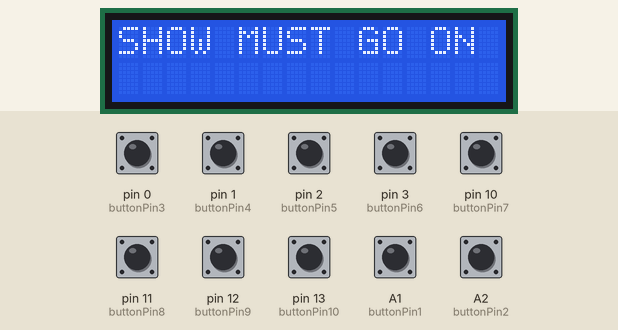
Bench run of a sketch on a simulated Arduino Leonardo, built with avr-gcc and run on an emulated ATmega32U4. On the bench: 16×2 character LCD. The inputs (shaded band) are chosen by the test bench; at power-on: A1 (buttonPin1), A2 (buttonPin2), pin 0 (buttonPin3), pin 1 (buttonPin4), pin 2 (buttonPin5), pin 3 (buttonPin6), pin 10 (buttonPin7), pin 11 (buttonPin8), pin 12 (buttonPin9), pin 13 (buttonPin10) HIGH. USB keyboard and mouse output is not drawn; what the sketch prints to the serial monitor is not drawn.

Above: at 5.2 s.
5.3 s: A2 (buttonPin2) pulled LOW for 0.15 s
At 5.7 s:
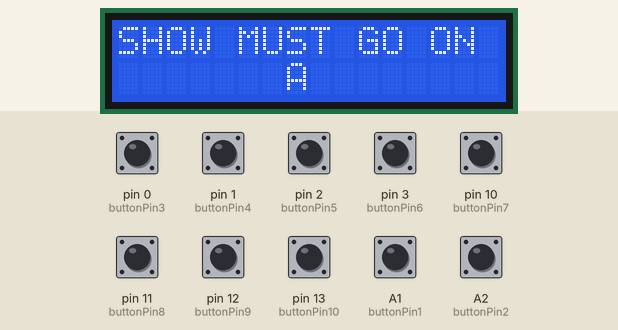
8.4 s: pin 0 (buttonPin3) pulled LOW for 0.15 s
At 9.2 s:
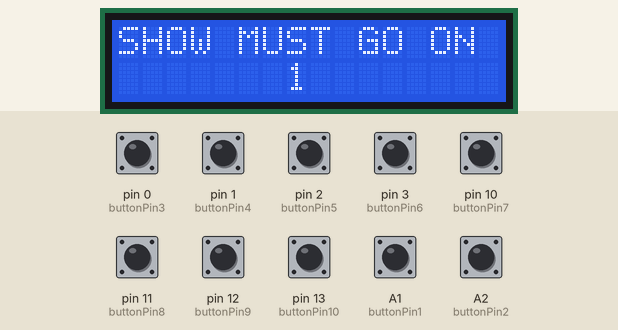
10.0 s: A1 (buttonPin1) pulled LOW for 0.15 s
At 13.07 s:
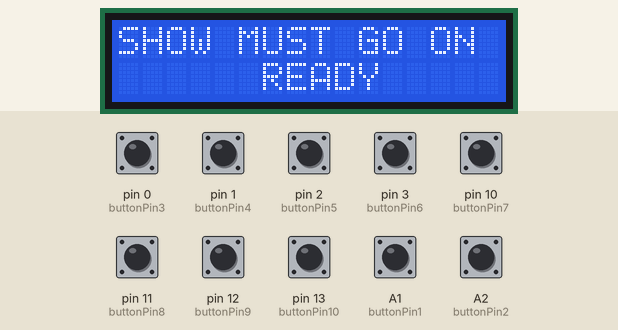
13.1 s: pin 1 (buttonPin4) pulled LOW for 0.15 s
At 13.9 s:
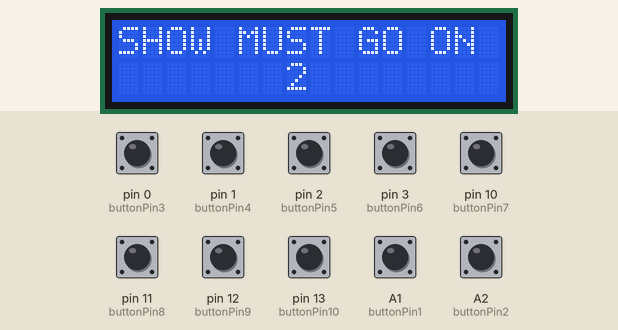
14.7 s: A1 (buttonPin1) pulled LOW for 1 s
At 15.3 s:
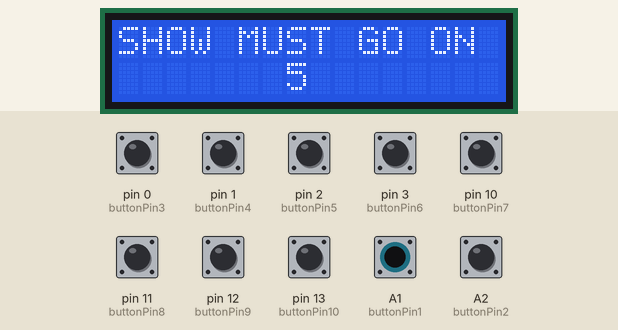
18.7 s: pin 2 (buttonPin5) pulled LOW for 0.15 s
At 19.4 s:
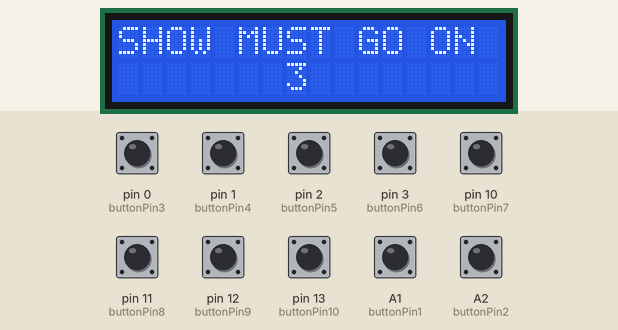
Timing chart, 0 to 21.3 s (numbered marks = the images above; inputs shaded):
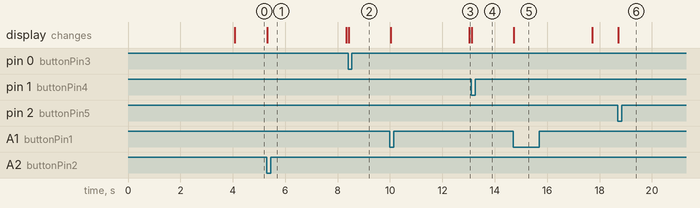

Measured:
- after the input at 5.3 s, the display: changes at once (image 1)
- after the input at 8.4 s, the display: changes at once (image 2)
- after the input at 10.0 s, the display: first changes at once (image 3 shows a later state)
- after the input at 13.1 s, the display: changes at once (image 4)
- after the input at 14.7 s, the display: changes at once (image 5)
- after the input at 18.7 s, the display: changes at once (image 6)

The sketch:

sto_k_odnomu_V2_1.ino
```cpp
// include the library code:
#include <LiquidCrystal.h>
#include <Keyboard.h>

// initialize the library with the numbers of the interface pins
//LiquidCrystal lcd(12, 11, 5, 4, 3, 2);
LiquidCrystal lcd(8, 9, 4, 5, 6, 7);

int buttonPin1 = A1;          // input pin for pushbutton
// int previousButtonState1 = LOW;
int buttonPin2 = A2;          // input pin for pushbutton
//int previousButtonState2 = LOW;
int buttonPin3 = 0;
// int previousButtonState3 = LOW;
int buttonPin4 = 1;
//int previousButtonState4 = LOW;
int buttonPin5 = 2;
// int previousButtonState5 = LOW;
int buttonPin6 = 3;
//int previousButtonState6 = LOW;
int buttonPin7 = 10;
//int previousButtonState7 = LOW;
int buttonPin8 = 11;
//int previousButtonState8 = LOW;
int buttonPin9 = 12;
//int previousButtonState9 = LOW;
int buttonPin10 = 13;
//int previousButtonState10 = LOW;

byte startAllowed = 1; // флаг разрешения играть снова

void setup() {

  // make the pushButton pin an input:
  pinMode(buttonPin1, INPUT_PULLUP);
  pinMode(buttonPin2, INPUT_PULLUP);
  pinMode(buttonPin3, INPUT_PULLUP);
  pinMode(buttonPin4, INPUT_PULLUP);
  pinMode(buttonPin5, INPUT_PULLUP);
  pinMode(buttonPin6, INPUT_PULLUP);
  pinMode(buttonPin7, INPUT_PULLUP);
  pinMode(buttonPin8, INPUT_PULLUP);
  pinMode(buttonPin9, INPUT_PULLUP);
  pinMode(buttonPin10, INPUT_PULLUP);

  digitalWrite(buttonPin1, HIGH);
  digitalWrite(buttonPin2, HIGH);
  digitalWrite(buttonPin3, HIGH);
  digitalWrite(buttonPin4, HIGH);
  digitalWrite(buttonPin5, HIGH);
  digitalWrite(buttonPin6, HIGH);
  digitalWrite(buttonPin7, HIGH);
  digitalWrite(buttonPin8, HIGH);
  digitalWrite(buttonPin9, HIGH);
  digitalWrite(buttonPin10, HIGH);

  // initialize control over the keyboard:
  Keyboard.begin();
  Serial.begin(9600);
  // set up the LCD's number of columns and rows:
  lcd.begin(16, 2);
  // Print a message to the LCD.
  lcd.print("The game :)");
  delay(4000);
  lcd.setCursor(0, 0);
  lcd.print("SHOW MUST GO ON ");
}

void loop() {
  // set the cursor to column 0, line 1
  // (note: line 1 is the second row, since counting begins with 0):
  lcd.setCursor(0, 1);
  // print the number of seconds since reset:
  //  lcd.print(millis()/1000);

  if (!digitalRead(buttonPin1)) {
    delay(20);
    if (!digitalRead(buttonPin1)) {
      Keyboard.print("5");
      Serial.print("\82,153H");
      lcd.print("       5       ");
      startAllowed = 1; // разрешить снова играть
      delay(3000);

      lcd.setCursor(0, 1);
      lcd.print("      READY     ");

    }
  }
  else if (!digitalRead(buttonPin2)) {
    delay(20);
    if (!digitalRead(buttonPin2)) {
      Keyboard.print("A");
      Serial.print("\82,155H");
      lcd.print("       A       ");
      startAllowed = 1; // разрешить снова играть
      delay(3000);

      lcd.setCursor(0, 1);
      lcd.print("      READY     ");

    }
  }

  if (startAllowed == 1) { // если играть разрешено
    // постоянно запускаем процедуру опроса кнопок.
    // она будет возвращать ноль, если ничего не нажато
    // как только она вернет единичку, окончим раунд.
    if (game_process() == 1) {
      startAllowed = 0;
    }
  }// if startAllowed
  /* код выше обычно пишут так
      но это не очень читабельно пока нет скила в кодинге
        if (startAllowed && game_process()) startAllowed = 0;
  */
}//loop
```

main.ino
```cpp
bool game_process(void) {
  if (!digitalRead(buttonPin3)) {
    delay(20);
    if (!digitalRead(buttonPin3)) {
      Serial.print("\82,133H");
      lcd.print("       1       ");
      startAllowed = 0; // запрет на новую игру
      return 1;

    }
  }
  if (!digitalRead(buttonPin4)) {
    delay(20);
    if (!digitalRead(buttonPin4)) {
      Serial.print("\82,123H");
      lcd.print("       2       ");
      startAllowed = 0; // запрет на новую игру
      return 1;

    }
  }
  if (!digitalRead(buttonPin5)) {
    delay(20);
    if (!digitalRead(buttonPin5)) {
      Serial.print("\82,113H");
      lcd.print("       3       ");
      startAllowed = 0; // запрет на новую игру
      return 1;

    }
  }
  if (!digitalRead(buttonPin6)) {
    delay(20);
    if (!digitalRead(buttonPin6)) {
      Serial.print("\82,103H");
      lcd.print("       4       ");
      startAllowed = 0; // запрет на новую игру
      return 1;

    }
  }
  if (!digitalRead(buttonPin7)) {
    delay(20);
    if (!digitalRead(buttonPin7)) {
      Serial.print("\82,135H");
      lcd.print("       6       ");
      startAllowed = 0; // запрет на новую игру
      return 1;

    }
  }
  if (!digitalRead(buttonPin8)) {
    delay(20);
    if (!digitalRead(buttonPin8)) {
      Serial.print("\82,125H");
      lcd.print("       7       ");
      startAllowed = 0; // запрет на новую игру
      return 1;

    }
  }
  if (!digitalRead(buttonPin9)) {
    delay(20);
    if (!digitalRead(buttonPin9)) {
      Serial.print("\82,115H");
      lcd.print("       8       ");
      startAllowed = 0; // запрет на новую игру
      return 1;

    }
  }
  if (!digitalRead(buttonPin10)) {
    delay(20);
    if (!digitalRead(buttonPin10)) {
      Serial.print("\82,105H");
      lcd.print("       9       ");
      startAllowed = 0; // запрет на новую игру
      return 1;

    }
  }
  return 0;
}//game_process()
```
